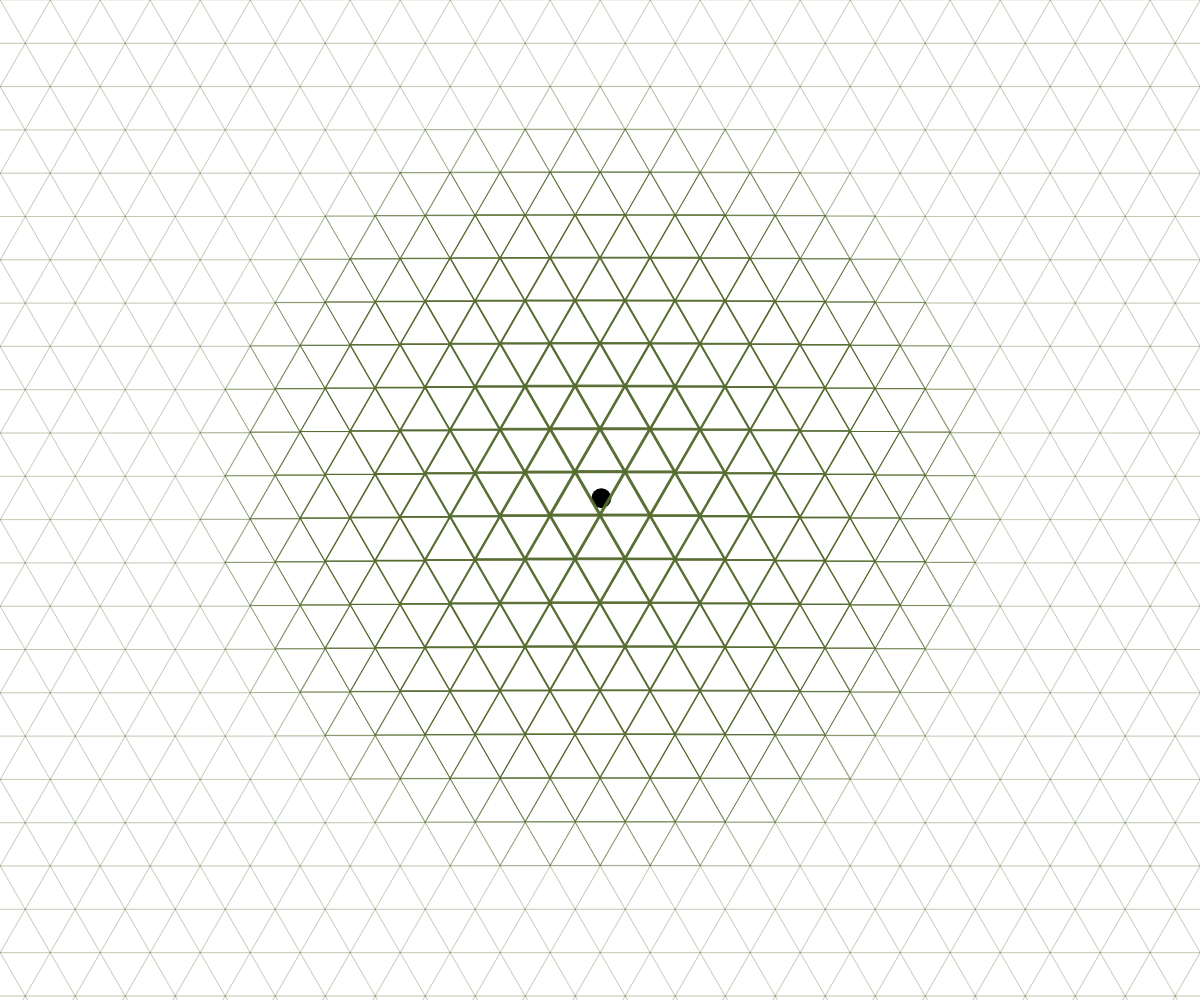
Frame 1 (no input)
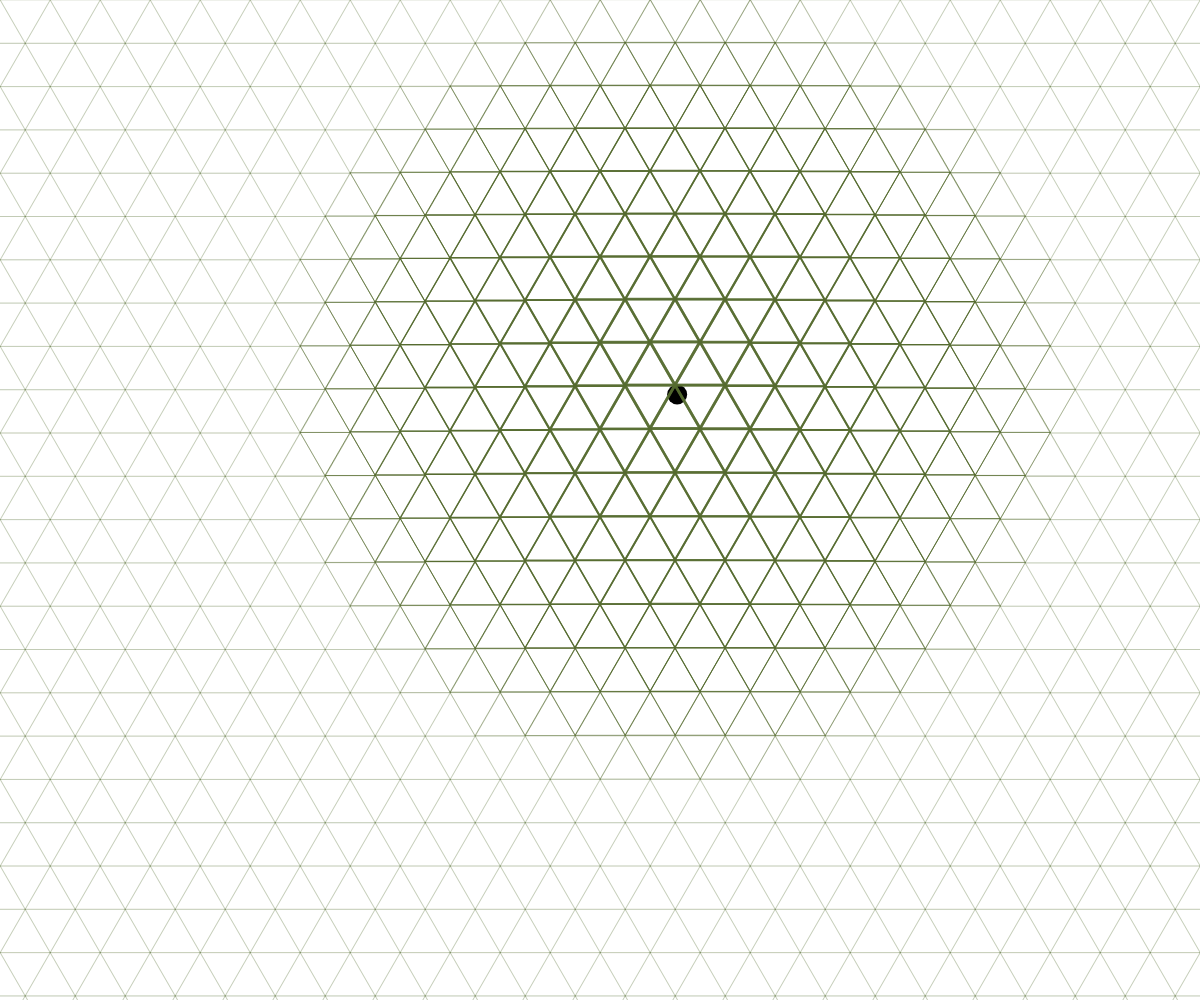
Frame 60 (no input)
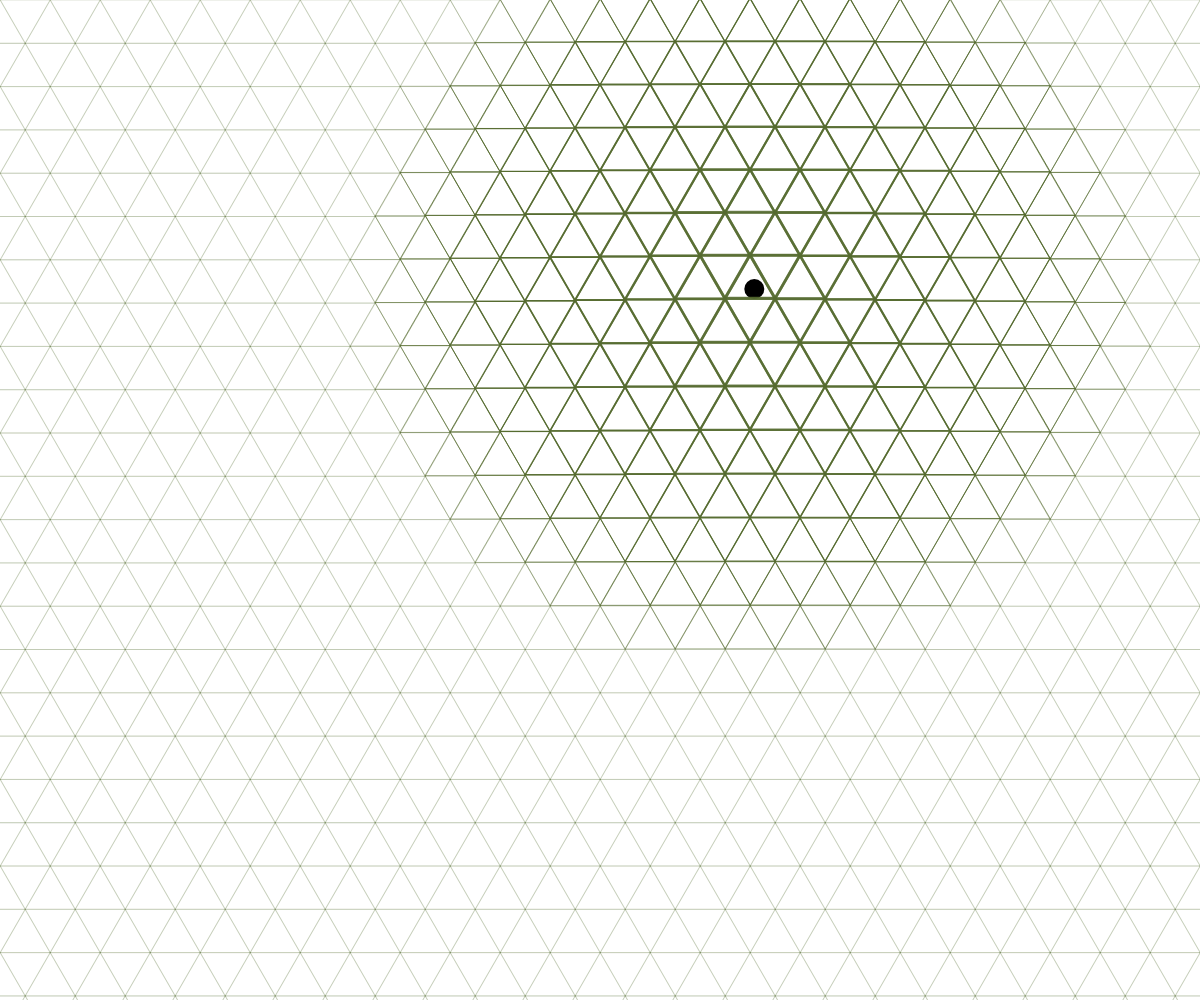
Frame 120 (the mouse pressed at the canvas centre since frame 60)

The p5.js sketch that drew these frames (run headless with seeded random() and noise() and a simulated clock; from frame 60 on, the mouse is pressed at the canvas centre):

// p5.js sketch
// ── sketch.js
let posX, posY;
let xSpeed, ySpeed;
let radiusHighlight = 400;

function setup() {
  createCanvas(windowWidth, windowHeight);
  posX = width / 2;
  posY = height / 2;
  xSpeed = random(-3, 3);
  ySpeed = random(-3, 3);
}

function updateMover() {
  posX += xSpeed;
  posY += ySpeed;

  if (posX < 0 || posX > width) {
    xSpeed *= -1;
    radiusHighlight = random(250, 500);
  }
  if (posY < 0 || posY > height) {
    ySpeed *= -1;
    radiusHighlight = random(250, 500);
  }
}

function draw() {
  background(255);
  updateMover();


  noStroke();
  fill(0);
  ellipse(posX, posY, 20, 20);

  let size = 50;
  let h = size * Math.sqrt(3) / 2;

  let numCols = Math.ceil(windowWidth / size) + 120;
  let numRows = Math.ceil(windowHeight / h) + 120;

  for (let row = 0; row < numRows; row++) {
    for (let col = 0; col < numCols; col++) {
      let x = col * size / 2;
      let y = row * h;

      // Versatz jede zweite Reihe
      if (row % 1 === 1) {
        x += size / 2;
      }

      let centerX = x;
      let centerY = y + h / 1.5;
      let distance = dist(posX, posY, centerX, centerY);

      let weight = 0.2;
      let lift = 0;
      let alpha = 255;

      if (distance < radiusHighlight) {
        weight = map(distance, 0, radiusHighlight, 3.0, 0.2);
        lift = map(distance, 0, radiusHighlight, 5, 0);
        alpha = map(distance, 0, radiusHighlight, 200, 255);
      }

      stroke(85, 107, 47, alpha);
      strokeWeight(weight);
      noFill();

      if ((row + col) % 2 === 0) {
        triangle(
          x, y - lift,
          x - size / 2, y + h - lift,
          x + size / 2, y + h - lift
        );
      } else {
        triangle(
          x, y + h - lift,
          x - size / 2, y - lift,
          x + size / 2, y - lift
        );
      }
    }
  }
}

function windowResized() {
  resizeCanvas(windowWidth, windowHeight);
}
